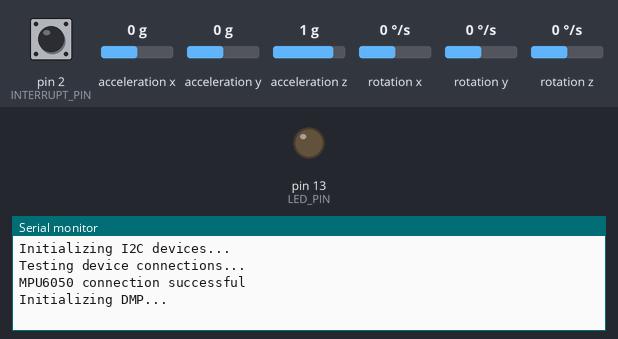
Simulated run of this sketch. Board: Arduino Uno, built with avr-gcc and run on an emulated ATmega328P. On the bench: output pins drawn as LEDs (lit = HIGH), the last lines printed to the serial monitor. The inputs (shaded band) are chosen by the test bench; at power-on: rotation z 0 °/s, acceleration x 0 g, pin 2 (INTERRUPT_PIN) LOW, acceleration y 0 g, acceleration z 1 g, rotation x 0 °/s, rotation y 0 °/s. The sensor or clock chip raises its interrupt line as the real part does.

Above: at 0.1 s.
1.8 s: rotation z set to -100 °/s
At 2.9 s:
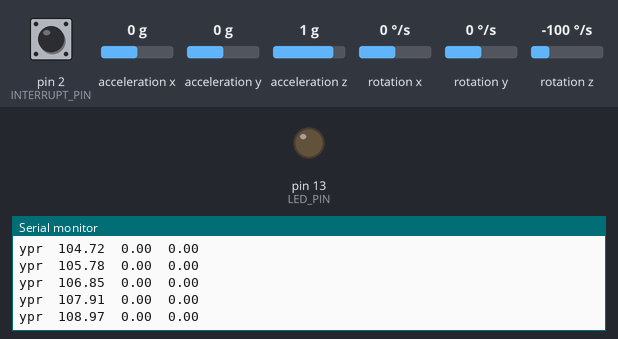
4.8 s: acceleration x set to 1.4 g
At 5.9 s:
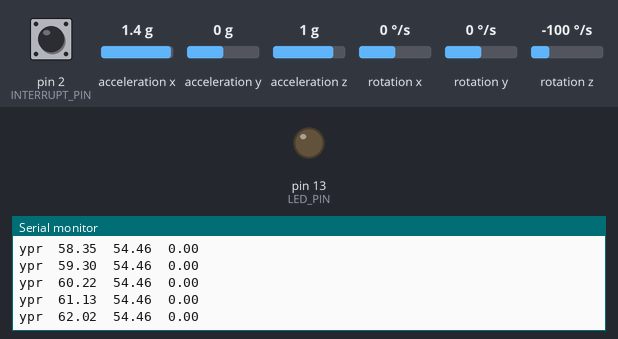
Timing chart, 0 to 7.8 s (numbered marks = the images above; inputs shaded):
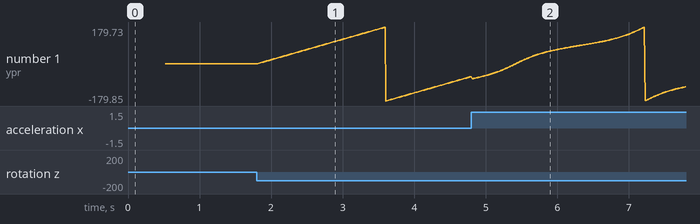

Measured:
- after the input at 1.8 s, the serial monitor: prints a new line at once (image 1)
- plotted number 1: 0 → -61.91 after the input at 1.8 s

The sketch:

giroscopio2.ino
```cpp
#include "I2Cdev.h"
#include "MPU6050_6Axis_MotionApps20.h"
#if I2CDEV_IMPLEMENTATION == I2CDEV_ARDUINO_WIRE
#include "Wire.h"
#endif

MPU6050 mpu;
/* =========================================================================
   NOTE: In addition to connection 3.3v, GND, SDA, and SCL, this sketch
   depends on the MPU-6050's INT pin being connected to the Arduino's
   external interrupt #0 pin. On the Arduino Uno and Mega 2560, this is
   digital I/O pin 2.
 * ========================================================================= */

/* =========================================================================
   NOTE: Arduino v1.0.1 with the Leonardo board generates a compile error
   when using Serial.write(buf, len). The Teapot output uses this method.
   The solution requires a modification to the Arduino USBAPI.h file, which
   is fortunately simple, but annoying. This will be fixed in the next IDE
   release. For more info, see these links:

   http://arduino.cc/forum/index.php/topic,109987.0.html
   http://code.google.com/p/arduino/issues/detail?id=958
 * ========================================================================= */


// uncomment "OUTPUT_READABLE_QUATERNION" if you want to see the actual
// quaternion components in a [w, x, y, z] format (not best for parsing
// on a remote host such as Processing or something though)
//#define OUTPUT_READABLE_QUATERNION


#define OUTPUT_READABLE_YAWPITCHROLL
#define INTERRUPT_PIN 2  // use pin 2 on Arduino Uno & most boards
#define LED_PIN 13 // (Arduino is 13, Teensy is 11, Teensy++ is 6)
bool blinkState = false;
// MPU control/status vars
bool dmpReady = false;  // set true if DMP init was successful
uint8_t mpuIntStatus;   // holds actual interrupt status byte from MPU
uint8_t devStatus;      // return status after each device operation (0 = success, !0 = error)
uint16_t packetSize;    // expected DMP packet size (default is 42 bytes)
uint16_t fifoCount;     // count of all bytes currently in FIFO
uint8_t fifoBuffer[64]; // FIFO storage buffer
// orientation/motion vars
Quaternion q;           // [w, x, y, z]         quaternion container
VectorInt16 aa;         // [x, y, z]            accel sensor measurements
VectorInt16 aaReal;     // [x, y, z]            gravity-free accel sensor measurements
VectorInt16 aaWorld;    // [x, y, z]            world-frame accel sensor measurements
VectorFloat gravity;    // [x, y, z]            gravity vector
float euler[3];         // [psi, theta, phi]    Euler angle container
float ypr[3];           // [yaw, pitch, roll]   yaw/pitch/roll container and gravity vector

// packet structure for InvenSense teapot demo
uint8_t teapotPacket[14] = { '$', 0x02, 0,0, 0,0, 0,0, 0,0, 0x00, 0x00, '\r', '\n' };
// ================================================================
// ===               INTERRUPT DETECTION ROUTINE                ===
// ================================================================
volatile bool mpuInterrupt = false;     // indicates whether MPU interrupt pin has gone high
void dmpDataReady() {
    mpuInterrupt = true;
}


// ================================================================
// ===                      INITIAL SETUP                       ===
// ================================================================

void setup() {
    // join I2C bus (I2Cdev library doesn't do this automatically)
    #if I2CDEV_IMPLEMENTATION == I2CDEV_ARDUINO_WIRE
        Wire.begin();
        Wire.setClock(400000); // 400kHz I2C clock. Comment this line if having compilation difficulties
    #elif I2CDEV_IMPLEMENTATION == I2CDEV_BUILTIN_FASTWIRE
        Fastwire::setup(400, true);
    #endif

    // initialize serial communication
    // (115200 chosen because it is required for Teapot Demo output, but it's
    // really up to you depending on your project)
    Serial.begin(115200);
    while (!Serial); // wait for Leonardo enumeration, others continue immediately

    // NOTE: 8MHz or slower host processors, like the Teensy @ 3.3V or Arduino
    // Pro Mini running at 3.3V, cannot handle this baud rate reliably due to
    // the baud timing being too misaligned with processor ticks. You must use
    // 38400 or slower in these cases, or use some kind of external separate
    // crystal solution for the UART timer.

    // initialize device
    Serial.println(F("Initializing I2C devices..."));
    mpu.initialize();
    pinMode(INTERRUPT_PIN, INPUT);

    // verify connection
    Serial.println(F("Testing device connections..."));
    Serial.println(mpu.testConnection() ? F("MPU6050 connection successful") : F("MPU6050 connection failed"));

    // load and configure the DMP
    Serial.println(F("Initializing DMP..."));
    devStatus = mpu.dmpInitialize();

    // supply your own gyro offsets here, scaled for min sensitivity
    mpu.setXGyroOffset(220);
    mpu.setYGyroOffset(76);
    mpu.setZGyroOffset(-85);
    mpu.setZAccelOffset(1788); // 1688 factory default for my test chip

    // make sure it worked (returns 0 if so)
    if (devStatus == 0) {
        // turn on the DMP, now that it's ready

        mpu.setDMPEnabled(true);

        // enable Arduino interrupt detection

        attachInterrupt(digitalPinToInterrupt(INTERRUPT_PIN), dmpDataReady, RISING);
        mpuIntStatus = mpu.getIntStatus();

        // set our DMP Ready flag so the main loop() function knows it's okay to use it

        dmpReady = true;

        // get expected DMP packet size for later comparison
        packetSize = mpu.dmpGetFIFOPacketSize();
    }

    // configure LED for output
    pinMode(LED_PIN, OUTPUT);
}
// ================================================================
// ===                    MAIN PROGRAM LOOP                     ===
// ================================================================
void loop() {
    // if programming failed, don't try to do anything
    if (!dmpReady) return;

    // wait for MPU interrupt or extra packet(s) available
    while (!mpuInterrupt && fifoCount < packetSize) {
        // other program behavior stuff here
        // .
        // .
        // .
        // if you are really paranoid you can frequently test in between other
        // stuff to see if mpuInterrupt is true, and if so, "break;" from the
        // while() loop to immediately process the MPU data
        // .
        // .
        // .
    }

    // reset interrupt flag and get INT_STATUS byte
    mpuInterrupt = false;
    mpuIntStatus = mpu.getIntStatus();

    // get current FIFO count
    fifoCount = mpu.getFIFOCount();

    // check for overflow (this should never happen unless our code is too inefficient)
    if ((mpuIntStatus & 0x10) || fifoCount == 1024) {
        // reset so we can continue cleanly
        mpu.resetFIFO();
        Serial.println(F("FIFO overflow!"));

    // otherwise, check for DMP data ready interrupt (this should happen frequently)
    } else if (mpuIntStatus & 0x02) {
        // wait for correct available data length, should be a VERY short wait
        while (fifoCount < packetSize) fifoCount = mpu.getFIFOCount();

        // read a packet from FIFO
        mpu.getFIFOBytes(fifoBuffer, packetSize);

        // track FIFO count here in case there is > 1 packet available
        // (this lets us immediately read more without waiting for an interrupt)
        fifoCount -= packetSize;
        #ifdef OUTPUT_READABLE_YAWPITCHROLL
            // display Euler angles in degrees
            mpu.dmpGetQuaternion(&q, fifoBuffer);
            mpu.dmpGetGravity(&gravity, &q);
            mpu.dmpGetYawPitchRoll(ypr, &q, &gravity);
            Serial.print("ypr\t");
            Serial.print(ypr[0] * 180/M_PI);
            Serial.print("\t");
            Serial.print(ypr[1] * 180/M_PI);
            Serial.print("\t");
            Serial.println(ypr[2] * 180/M_PI);
        #endif

    }
}
```
